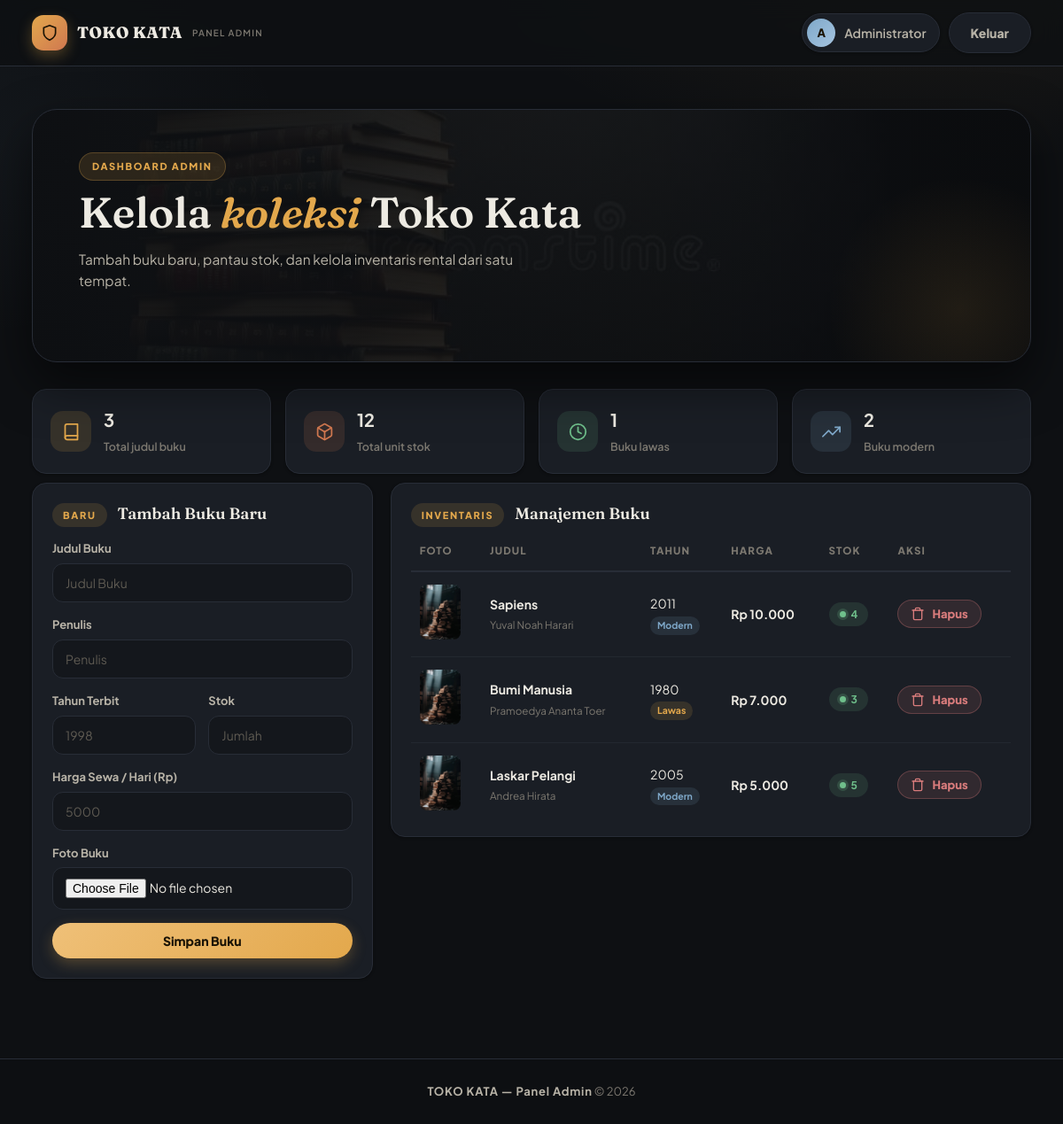
Page /admin_dashboard.php (signed in) on the committed database.
### tables this page shows
CREATE TABLE buku (
    id INT AUTO_INCREMENT PRIMARY KEY,
    judul VARCHAR(150) NOT NULL,
    penulis VARCHAR(100) NOT NULL,
    tahun_terbit INT NOT NULL,
    stok INT NOT NULL DEFAULT 0,
    harga_sewa_per_hari DECIMAL(10,2) NOT NULL DEFAULT 0,
    foto_buku VARCHAR(255) NULL,
    created_at TIMESTAMP DEFAULT CURRENT_TIMESTAMP
);

### functions.php (called while the page is built, shortened)
<?php
function e($string) {
    return htmlspecialchars((string)$string, ENT_QUOTES, 'UTF-8');
}
?>

### admin_dashboard.php (the view, shortened to what this page needs)
<?php
require 'config.php';
require 'functions.php';
$buku = $conn->query("SELECT * FROM buku ORDER BY id DESC");
?>
<!DOCTYPE html>
<html lang="id">
<head>
    <link rel="stylesheet" href="style.css">
</head>
<body>
    <nav class="navbar">
        <div class="navbar-inner">
            <span class="brand">
                <span class="brand-logo"><svg class="ic" viewBox="0 0 24 24"><path d="M12 22s8-4 8-10V5l-8-3-8 3v7c0 6 8 10 8 10z"/></svg></span>
                TOKO KATA <small>panel admin</small>
            </span>
            <div class="navbar-actions">
                <span class="user-chip">
                    <span class="avatar" style="background: linear-gradient(135deg, var(--sky), #A5C4E0);">A</span>
                    <span><?= e($_SESSION['nama']) ?></span>
                </span>
                <a href="logout.php" class="btn btn-outline">Keluar</a>
            </div>
        </div>
    </nav>
    <div class="container">
        <div class="hero">
            <span class="eyebrow">Dashboard Admin</span>
            <h1>Kelola <em>koleksi</em> Toko Kata</h1>
            <p class="lead">Tambah buku baru, pantau stok, dan kelola inventaris rental dari satu tempat.</p>
        </div>
        <?php
            $total_judul = 0; $total_stok = 0; $lawas = 0; $modern = 0;
            if ($buku) {
                $total_judul = $buku->num_rows;
                while ($r = $buku->fetch_assoc()) {
                    $total_stok += (int)$r['stok'];
                    ((int)$r['tahun_terbit'] >= 2000 ? $modern++ : $lawas++);
                }
                $buku->data_seek(0);
            }
        ?>
        <div class="stats">
            <div class="stat-card">
                <span class="stat-icon gold"><svg class="ic" viewBox="0 0 24 24"><path d="M4 19.5A2.5 2.5 0 0 1 6.5 17H20"/><path d="M6.5 2H20v20H6.5A2.5 2.5 0 0 1 4 19.5v-15A2.5 2.5 0 0 1 6.5 2z"/></svg></span>
                <div><strong><?= $total_judul ?></strong><span>Total judul buku</span></div>
            </div>
            <div class="stat-card">
                <span class="stat-icon terra"><svg class="ic" viewBox="0 0 24 24"><path d="M21 16V8a2 2 0 0 0-1-1.73l-7-4a2 2 0 0 0-2 0l-7 4A2 2 0 0 0 3 8v8a2 2 0 0 0 1 1.73l7 4a2 2 0 0 0 2 0l7-4A2 2 0 0 0 21 16z"/><polyline points="3.27 6.96 12 12.01 20.73 6.96"/><line x1="12" y1="22.08" x2="12" y2="12"/></svg></span>
                <div><strong><?= $total_stok ?></strong><span>Total unit stok</span></div>
            </div>
            <div class="stat-card">
                <span class="stat-icon sage"><svg class="ic" viewBox="0 0 24 24"><circle cx="12" cy="12" r="10"/><polyline points="12 6 12 12 16 14"/></svg></span>
                <div><strong><?= $lawas ?></strong><span>Buku lawas</span></div>
            </div>
            <div class="stat-card">
                <span class="stat-icon sky"><svg class="ic" viewBox="0 0 24 24"><polyline points="23 6 13.5 15.5 8.5 10.5 1 18"/><polyline points="17 6 23 6 23 12"/></svg></span>
                <div><strong><?= $modern ?></strong><span>Buku modern</span></div>
            </div>
        </div>
        <div style="display: flex; gap: 20px; flex-wrap: wrap; margin-top: 10px; align-items: flex-start;">
            <div class="card" style="flex: 1; min-width: 300px; text-align: left;">
                <div class="section-head" style="margin: 0 0 14px;">
                    <span class="eyebrow">Baru</span>
                    <div><h3 style="font-size: 18px;">Tambah Buku Baru</h3></div>
                </div>
                <form method="POST" enctype="multipart/form-data">
                    <label>Judul Buku</label>
                    <input type="text" name="judul" placeholder="Judul Buku" required>
                    <label>Penulis</label>
                    <input type="text" name="penulis" placeholder="Penulis" required>
                    <div style="display: grid; grid-template-columns: 1fr 1fr; gap: 0 14px;">
                        <div>
                            <label>Tahun Terbit</label>
                            <input type="number" name="tahun_terbit" placeholder="1998" min="1800" max="2100" required>
                        </div>
                        <div>
                            <label>Stok</label>
                            <input type="number" name="stok" placeholder="Jumlah" min="0" required>
                        </div>
                    </div>
                    <label>Harga Sewa / Hari (Rp)</label>
                    <input type="number" name="harga" placeholder="5000" min="0" step="0.01" required>
                    <label>Foto Buku</label>
                    <input type="file" name="foto_buku" accept="image/*" required>
                    <button type="submit" name="tambah_buku" class="btn" style="width: 100%;">Simpan Buku</button>
                </form>
            </div>
            <div class="card" style="flex: 2; min-width: 320px; text-align: left; padding: 10px 22px;">
                <div class="section-head" style="margin: 12px 0 6px;">
                    <span class="eyebrow">Inventaris</span>
                    <div><h3 style="font-size: 18px;">Manajemen Buku</h3></div>
                </div>
                <div class="table-wrap">
                    <table>
                        <thead>
                            <tr>
                                <th>Foto</th>
                                <th>Judul</th>
                                <th>Tahun</th>
                                <th>Harga</th>
                                <th>Stok</th>
                                <th>Aksi</th>
                            </tr>
                        </thead>
                        <tbody>
                        <?php if ($buku): while ($row = $buku->fetch_assoc()):
                            $s = (int)$row['stok'];
                        ?>
                        <tr>
                            <td>
                                <?php if (!empty($row['foto_buku']) && file_exists($row['foto_buku'])): ?>
                                    <img src="<?= e($row['foto_buku']) ?>" alt="<?= e($row['judul']) ?>" style="width: 46px; height: 62px; object-fit: cover; border-radius: 8px; box-shadow: var(--shadow-sm);">
                                <?php else: ?>
                                    <img src="assets/cover-default.jpg" alt="Sampul buku" style="width: 46px; height: 62px; object-fit: cover; border-radius: 8px;">
                                <?php endif; ?>
                            </td>
                            <td><strong><?= e($row['judul']) ?></strong><br><small class="text-muted"><?= e($row['penulis']) ?></small></td>
                            <td>
                                <?= e($row['tahun_terbit']) ?><br>
                                <span class="badge <?= (int)$row['tahun_terbit'] >= 2000 ? 'info' : 'warn' ?>" style="font-size: 10.5px; padding: 2px 8px;">
                                    <?= (int)$row['tahun_terbit'] >= 2000 ? 'Modern' : 'Lawas' ?>
                                </span>
                            </td>
                            <td><strong>Rp <?= number_format((float)$row['harga_sewa_per_hari'], 0, ',', '.') ?></strong></td>
                            <td>
                                <span class="badge <?= $s === 0 ? 'muted' : ($s <= 2 ? 'warn' : 'ok') ?>">
                                    <span class="dot <?= $s === 0 ? 'out' : ($s <= 2 ? 'low' : 'ok') ?>" style="width:7px;height:7px;"></span>
                                    <?= $s ?>
                                </span>
                            </td>
                            <td>
                                <form method="POST" action="hapus_buku.php" onsubmit="return confirm('Yakin hapus buku ini?');" style="margin: 0;">
                                    <button type="submit" class="btn btn-danger"><svg class="ic" viewBox="0 0 24 24"><polyline points="3 6 5 6 21 6"/><path d="M19 6v14a2 2 0 0 1-2 2H7a2 2 0 0 1-2-2V6m3 0V4a2 2 0 0 1 2-2h4a2 2 0 0 1 2 2v2"/></svg> Hapus</button>
                                </form>
                            </td>
                        </tr>
                        <?php endwhile; endif; ?>
                        </tbody>
                    </table>
                </div>
            </div>
        </div>
    </div>
    <footer class="footer">
        <strong>TOKO KATA — Panel Admin</strong> &copy; <?= date('Y') ?>
    </footer>
</body>
</html>

### rows in the picture
buku: judul "Sapiens", penulis "Yuval Noah Harari", tahun_terbit "2011", shows "Modern", harga_sewa_per_hari "10.000", stok "4"
buku: judul "Bumi Manusia", penulis "Pramoedya Ananta Toer", tahun_terbit "1980", shows "Lawas", harga_sewa_per_hari "7.000", stok "3"
buku: judul "Laskar Pelangi", penulis "Andrea Hirata", tahun_terbit "2005", shows "Modern", harga_sewa_per_hari "5.000", stok "5"

### other values in the picture
$_SESSION['nama'] "Administrator"
$total_judul "3"
$total_stok "12"
$lawas "1"
$modern "2"
